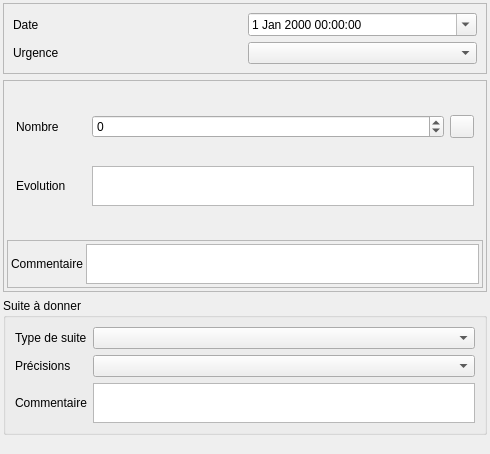
<?xml version="1.0" encoding="UTF-8"?>
<ui version="4.0">
 <class>Form</class>
 <widget class="QWidget" name="Form">
  <property name="geometry">
   <rect>
    <x>0</x>
    <y>0</y>
    <width>436</width>
    <height>454</height>
   </rect>
  </property>
  <property name="windowTitle">
   <string>Form</string>
  </property>
  <layout class="QVBoxLayout" name="verticalLayout">
   <property name="margin">
    <number>3</number>
   </property>
   <item>
    <widget class="QFrame" name="frame">
     <property name="frameShape">
      <enum>QFrame::StyledPanel</enum>
     </property>
     <property name="frameShadow">
      <enum>QFrame::Raised</enum>
     </property>
     <layout class="QGridLayout" name="gridLayout_3">
      <item row="0" column="0">
       <widget class="QLabel" name="label">
        <property name="text">
         <string>Date</string>
        </property>
       </widget>
      </item>
      <item row="1" column="0">
       <widget class="QLabel" name="label_5">
        <property name="text">
         <string>Urgence</string>
        </property>
       </widget>
      </item>
      <item row="1" column="1">
       <widget class="QComboBox" name="comboBox_urgence"/>
      </item>
      <item row="0" column="1">
       <widget class="QDateTimeEdit" name="dateTimeEdit">
        <property name="calendarPopup">
         <bool>true</bool>
        </property>
       </widget>
      </item>
     </layout>
    </widget>
   </item>
   <item>
    <widget class="QFrame" name="frame_3">
     <property name="frameShape">
      <enum>QFrame::StyledPanel</enum>
     </property>
     <property name="frameShadow">
      <enum>QFrame::Raised</enum>
     </property>
     <layout class="QVBoxLayout" name="verticalLayout_3">
      <property name="spacing">
       <number>3</number>
      </property>
      <property name="margin">
       <number>3</number>
      </property>
      <item>
       <widget class="QStackedWidget" name="stackedWidget">
        <property name="currentIndex">
         <number>0</number>
        </property>
        <widget class="QWidget" name="page">
         <layout class="QGridLayout" name="gridLayout" columnstretch="1,5,1">
          <item row="5" column="0">
           <widget class="QLabel" name="label_6">
            <property name="text">
             <string>Evolution</string>
            </property>
           </widget>
          </item>
          <item row="1" column="0">
           <widget class="QLabel" name="label_2">
            <property name="text">
             <string>Nombre</string>
            </property>
           </widget>
          </item>
          <item row="1" column="1">
           <widget class="QSpinBox" name="spinBox_nombre">
            <property name="minimum">
             <number>-1</number>
            </property>
           </widget>
          </item>
          <item row="1" column="2">
           <widget class="QToolButton" name="toolButton_calc_nb">
            <property name="text">
             <string/>
            </property>
            <property name="icon">
             <iconset>
              <normaloff>:/plugins/Lamia/icons/numpad.png</normaloff>:/plugins/Lamia/icons/numpad.png</iconset>
            </property>
           </widget>
          </item>
          <item row="5" column="1" colspan="2">
           <widget class="QTextEdit" name="textEdit_evolution">
            <property name="sizePolicy">
             <sizepolicy hsizetype="Expanding" vsizetype="Expanding">
              <horstretch>0</horstretch>
              <verstretch>0</verstretch>
             </sizepolicy>
            </property>
            <property name="maximumSize">
             <size>
              <width>16777215</width>
              <height>40</height>
             </size>
            </property>
           </widget>
          </item>
         </layout>
        </widget>
        <widget class="QWidget" name="page_2">
         <layout class="QGridLayout" name="gridLayout_2">
          <item row="1" column="0">
           <widget class="QGroupBox" name="groupBox_2">
            <property name="title">
             <string>Desordres observés</string>
            </property>
            <layout class="QGridLayout" name="gridLayout_5">
             <item row="0" column="1">
              <widget class="QCheckBox" name="checkBox_infiltration">
               <property name="text">
                <string>Infiltrations</string>
               </property>
              </widget>
             </item>
             <item row="1" column="0">
              <widget class="QCheckBox" name="checkBox_gcdegrade">
               <property name="text">
                <string>GC degradé</string>
               </property>
              </widget>
             </item>
             <item row="1" column="1">
              <widget class="QCheckBox" name="checkBox_racines">
               <property name="text">
                <string>Intrusion racines</string>
               </property>
              </widget>
             </item>
             <item row="0" column="0">
              <widget class="QCheckBox" name="checkBox_ecpp">
               <property name="text">
                <string>ECPP depuis branchement</string>
               </property>
              </widget>
             </item>
             <item row="0" column="2">
              <widget class="QCheckBox" name="checkBox_charge">
               <property name="text">
                <string>Mise en charge</string>
               </property>
              </widget>
             </item>
             <item row="1" column="2">
              <widget class="QCheckBox" name="checkBox_tamponendommage">
               <property name="text">
                <string>Tampon endommagé</string>
               </property>
              </widget>
             </item>
            </layout>
           </widget>
          </item>
          <item row="0" column="0">
           <widget class="QFrame" name="frame_2">
            <property name="frameShape">
             <enum>QFrame::StyledPanel</enum>
            </property>
            <property name="frameShadow">
             <enum>QFrame::Raised</enum>
            </property>
            <layout class="QHBoxLayout" name="horizontalLayout" stretch="1,2">
             <item>
              <widget class="QLabel" name="label_10">
               <property name="text">
                <string>Dépôts</string>
               </property>
              </widget>
             </item>
             <item>
              <widget class="QComboBox" name="comboBox_depot"/>
             </item>
            </layout>
           </widget>
          </item>
         </layout>
        </widget>
        <widget class="QWidget" name="page_3">
         <layout class="QVBoxLayout" name="verticalLayout_2">
          <item>
           <widget class="QLabel" name="label_9">
            <property name="text">
             <string>Equip</string>
            </property>
           </widget>
          </item>
         </layout>
        </widget>
       </widget>
      </item>
      <item>
       <widget class="QFrame" name="frame_4">
        <property name="frameShape">
         <enum>QFrame::StyledPanel</enum>
        </property>
        <property name="frameShadow">
         <enum>QFrame::Raised</enum>
        </property>
        <layout class="QGridLayout" name="gridLayout_6">
         <property name="margin">
          <number>3</number>
         </property>
         <property name="spacing">
          <number>3</number>
         </property>
         <item row="1" column="0">
          <widget class="QLabel" name="label_7">
           <property name="text">
            <string>Commentaire</string>
           </property>
          </widget>
         </item>
         <item row="1" column="1">
          <widget class="QTextEdit" name="textEdit_comm">
           <property name="sizePolicy">
            <sizepolicy hsizetype="Expanding" vsizetype="Expanding">
             <horstretch>0</horstretch>
             <verstretch>0</verstretch>
            </sizepolicy>
           </property>
           <property name="maximumSize">
            <size>
             <width>16777215</width>
             <height>40</height>
            </size>
           </property>
          </widget>
         </item>
        </layout>
       </widget>
      </item>
     </layout>
    </widget>
   </item>
   <item>
    <widget class="QGroupBox" name="groupBox">
     <property name="title">
      <string>Suite à donner</string>
     </property>
     <layout class="QGridLayout" name="gridLayout_4">
      <item row="2" column="0">
       <widget class="QLabel" name="label_8">
        <property name="text">
         <string>Commentaire</string>
        </property>
       </widget>
      </item>
      <item row="0" column="0">
       <widget class="QLabel" name="label_4">
        <property name="text">
         <string>Type de suite</string>
        </property>
       </widget>
      </item>
      <item row="0" column="1">
       <widget class="QComboBox" name="comboBox_typesuite"/>
      </item>
      <item row="2" column="1">
       <widget class="QTextEdit" name="textEdit_suite">
        <property name="sizePolicy">
         <sizepolicy hsizetype="Expanding" vsizetype="Expanding">
          <horstretch>0</horstretch>
          <verstretch>0</verstretch>
         </sizepolicy>
        </property>
        <property name="maximumSize">
         <size>
          <width>16777215</width>
          <height>40</height>
         </size>
        </property>
       </widget>
      </item>
      <item row="1" column="0">
       <widget class="QLabel" name="label_3">
        <property name="text">
         <string>Précisions</string>
        </property>
       </widget>
      </item>
      <item row="1" column="1">
       <widget class="QComboBox" name="comboBox_precisionsuite"/>
      </item>
     </layout>
    </widget>
   </item>
   <item>
    <spacer name="verticalSpacer">
     <property name="orientation">
      <enum>Qt::Vertical</enum>
     </property>
     <property name="sizeHint" stdset="0">
      <size>
       <width>20</width>
       <height>40</height>
      </size>
     </property>
    </spacer>
   </item>
  </layout>
 </widget>
 <resources/>
 <connections/>
</ui>
